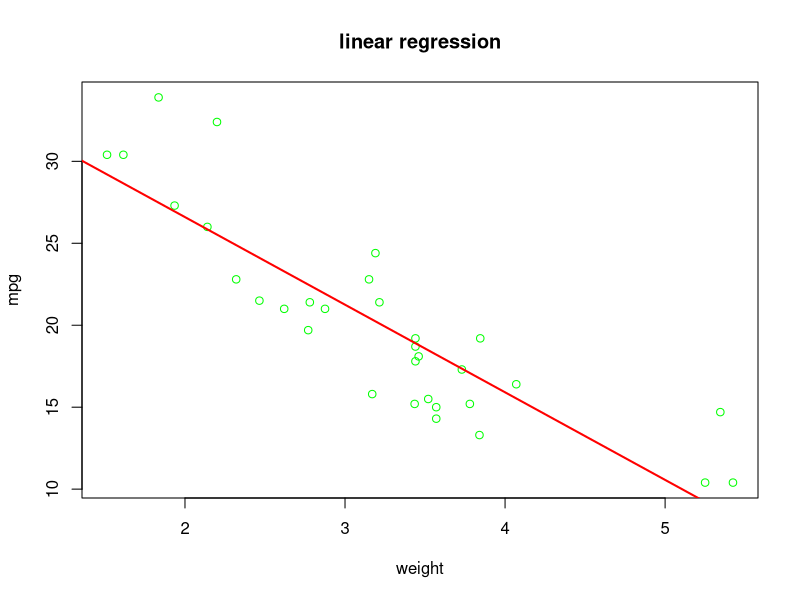

Recreate this plot in R.
#1a
data("mtcars")
model <- lm(mpg ~ wt,data=mtcars)
summary(model)
plot(mpg~wt,data = mtcars,main="linear regression",xlab="weight",ylab="mpg",col="green")# this is for own data ploting
abline(model,col="red",lwd=2)# ploting the best fit line for perdicted data

#1b
vec <- c(5,10,20,24,35,44)

#concatenation
new_vec <- c(vec, 4,4)
print(new_vec)

#indexing
ele_2 <- vec[2]
print(ele_2)

# negative indexing
print(vec[-1])
print(vec[-1:-3])

#subsetting
print(vec[1:4])
print(vec[vec>20])
